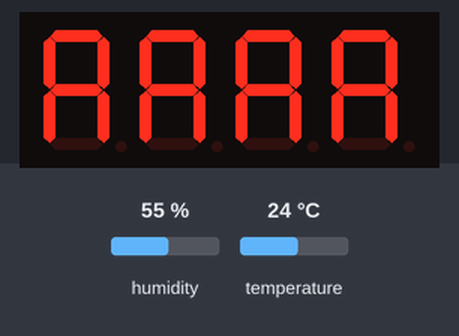
Bench run of a sketch on a simulated ESP8266 (NodeMCU). Shown: 4-digit seven-segment display. The inputs (shaded band) are chosen by the test bench; at power-on: temperature 24 °C, humidity 55 %. WiFi joins after 1.5 s; servers stay silent unless stated; uploads are accepted with an empty reply; what the sketch prints to the serial monitor is not drawn.

Above: at 1.6 s.
At 2.7 s:
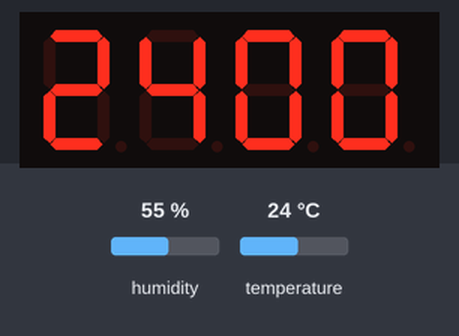
2.8 s: temperature set to 12 °C
11.9 s: humidity set to 22 %
At 21.5 s:
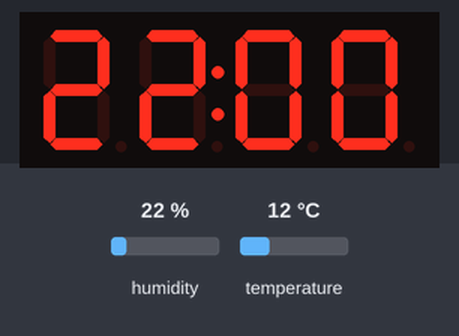
22.2 s: temperature set to 19 °C
At 32.6 s:
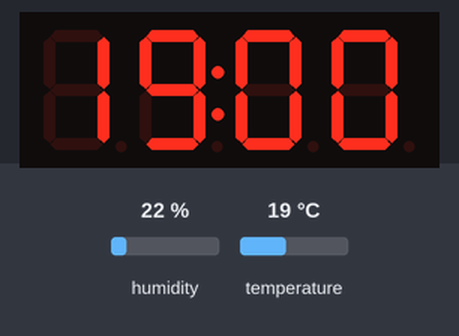
33.5 s: temperature set to 28 °C
At 45.0 s:
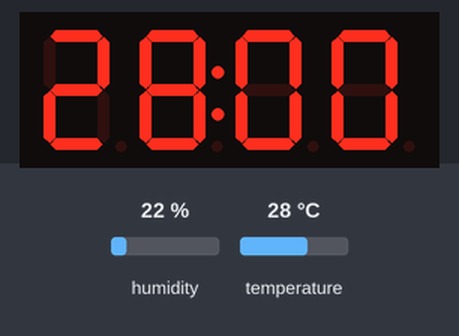
Timing chart, 0 to 46.5 s (numbered marks = the images above; inputs shaded):
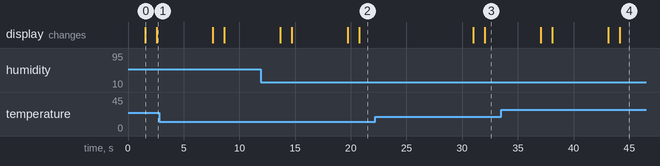

Measured:
- what the display in image 0 shows lasts 1.0 s, from 1.6 s to 2.6 s

The sketch:

WiFiClientBasic.ino
```cpp
#include "DHT.h"
#include <TM1637.h>
#include <ESP8266WiFi.h>
#include <ESP8266HTTPClient.h>
#include <WiFiClientSecure.h>

#define DHTPIN D2
#define DHTTYPE DHT11   // DHT 11
#define CLK D3
#define DIO D4

const char* ssid = "Ford";
const char* password = "super618";
//String url = "http://192.168.239.166:5000/weather?&id=B";
String url = "http://narodmon.ru/get?ID=84:CC:A8:B3:37:51";
TM1637 tm(CLK,DIO);
DHT dht(DHTPIN, DHTTYPE);

void setup() {
  Serial.begin(115200);
  WiFi.begin(ssid, password);
  tm.set(7);
  dht.begin();
  Serial.println("");
  Serial.print("Connecting");
  while (WiFi.status() != WL_CONNECTED) {
    delay(500);
    Serial.print(".");
  }

  Serial.println("");
  Serial.print("Connected to ");
  Serial.println(ssid);
  Serial.print("IP address: ");
  Serial.println(WiFi.localIP());
}

void display_data(int t, int h){
  tm.display(0, 10);
  tm.display(1, 10);
  tm.display(2, 10);
  tm.display(3, 10);
  delay(1000);
  tm.display(0, t / 1000 % 10);
  tm.display(1, t / 100 % 10);
  tm.point(2);
  tm.display(2, t / 10 % 10);
  tm.display(3, t % 10);
  delay(5000);
  tm.display(0, 11);
  tm.display(1, 11);
  tm.display(2, 11);
  tm.display(3, 11);
  delay(1000);
  tm.display(0, h / 1000 % 10);
  tm.display(1, h / 100 % 10);
  tm.point(2);
  tm.display(2, h / 10 % 10);
  tm.display(3, h % 10);
  delay(5000);
}

void send_data(int temperature, int humidity){
  if (WiFi.status() == WL_CONNECTED) {
    WiFiClient client;
    HTTPClient http;
    String data = "&temp2=" + String(temperature / 100) + "&humid2=" + String(humidity / 100);
    String fullUrl = url + data;
    Serial.println("Requesting " + fullUrl);
    if (http.begin(client, fullUrl)) {
      int httpCode = http.GET();
      Serial.println("============== Response code: " + String(httpCode));
      if (httpCode > 0) {
        Serial.println(http.getString());
      }
      http.end();
    } else {
      Serial.printf("[HTTP] Unable to connect\n");
    }
  }
  delay(5000);
}

int timer = 300000;

void loop() {
  int humidity = dht.readHumidity() * 100;
  int temperature = dht.readTemperature() * 100;
  display_data(temperature, humidity);
  if (timer > 300000){
    send_data(temperature, humidity);
    timer = 0;
  }
  timer += 12000;
}
```
